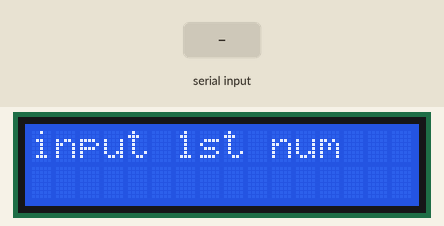
The sketch below on a simulated Arduino Uno, built with avr-gcc and run on an emulated ATmega328P. Shown: 16×2 character LCD. Inputs (shaded band) come from the test bench.

Above: at 1.2 s.
1.3 s: "+" received over Serial
At 2.8 s:
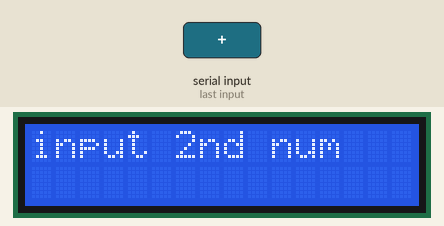
3.8 s: "90/45\n" received over Serial
At 4.2 s:
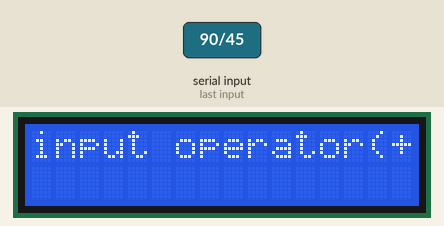
At 5.9 s:
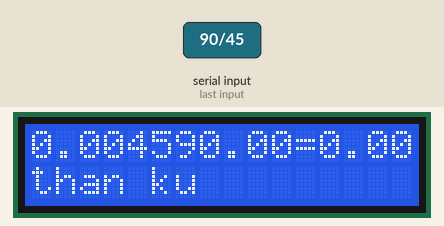
Timing chart, 0 to 7.4 s (numbered marks = the images above; inputs shaded):
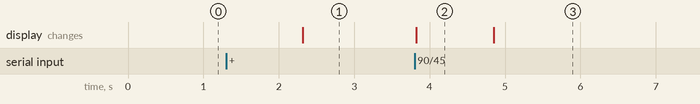

Measured:
- after the input at 1.3 s, the display: changes after 1.0 s (image 1)
- after the input at 3.8 s, the display: changes at once (image 2)
- what the display in image 2 shows lasts 1.1 s, from 3.8 s to 4.9 s

The sketch:

simple_calc.ino
```cpp
#include<LiquidCrystal_I2C.h>
#include<wire.h>
float num1;
float num2;
float answer;

String op;
LiquidCrystal_I2C lcd(0x27,16,2);
void setup() {
  // put your setup code here, to run once:

  lcd.init();
  lcd.backlight();
     Serial.begin(9600);

}

void loop() {
  // put your main code here, to run repeatedly:
lcd.setCursor(0,0);
lcd.print("input 1st num");
while (Serial.available()==0){}
num1 =Serial.parseFloat();

while(Serial.available()>0){
  Serial.read();
}


lcd.clear();
lcd.setCursor(0,0);
lcd.print("input 2nd num");
while (Serial.available()==0){

}
num2 =Serial.parseFloat();


while(Serial.available()>0){
  Serial.read();
}


lcd.clear();
lcd.setCursor(0,0);
lcd.print("input operator(+-*/)");


while(Serial.available()==0){

}
op = Serial.readString();

op.trim();

if(op=="+"){
  answer =num1+num2;
}

if(op=="-"){
  answer =num1-num2;
}

if(op=="*"){
  answer =num1*num2;
}

if(op=="/"){
  answer =num1/num2;
}

lcd.clear();
lcd.setCursor(0,0);
lcd.print(num1);
lcd.print(op);
lcd.print(num2);
lcd.print("=");
lcd.print(answer);
lcd.setCursor(0,1);
lcd.print("than ku");
delay(5000);
lcd.clear();

}
```
